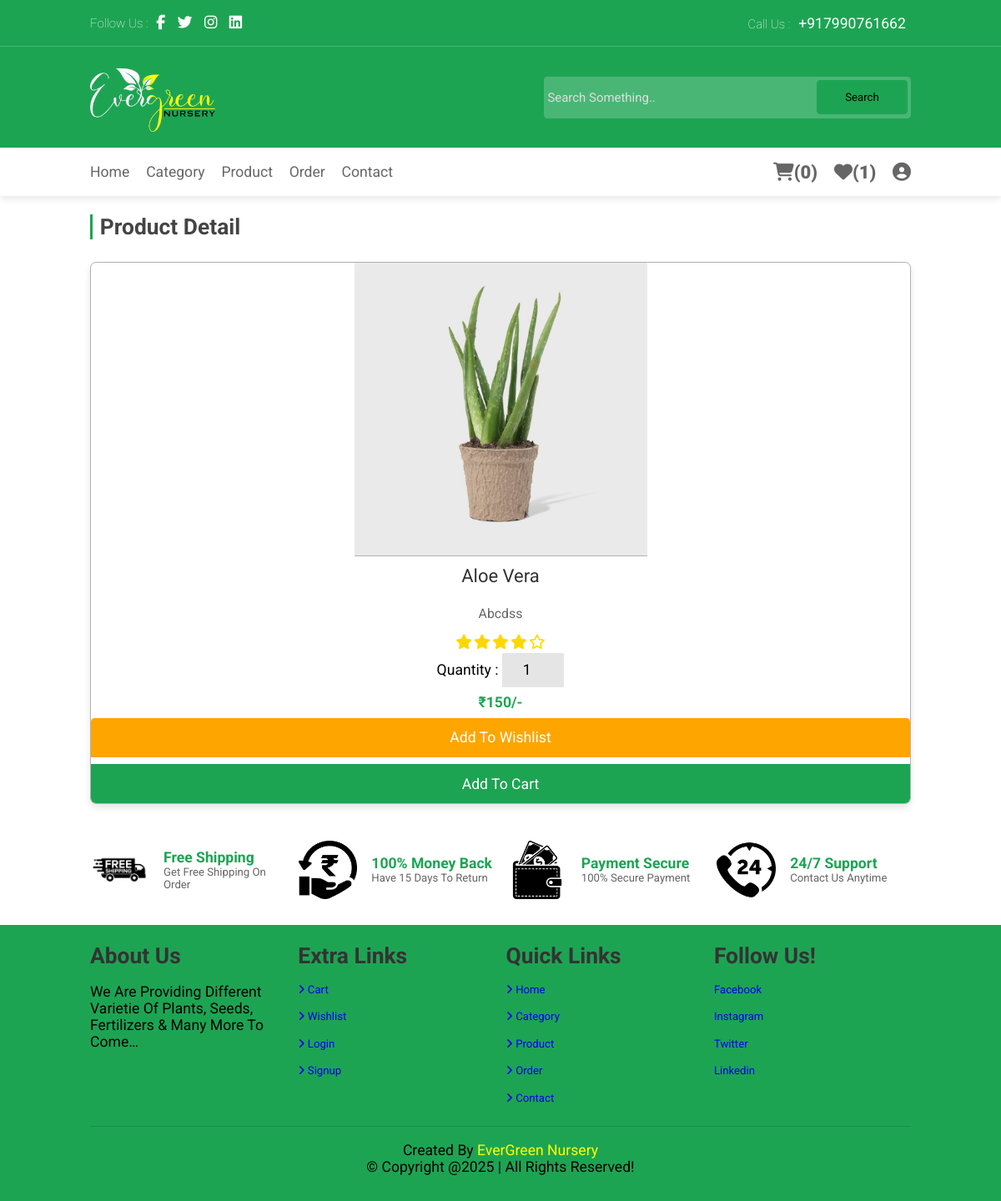
The page /Evergreen/Design/view_page.php?pid=2 (signed in) on the database its author committed.
### tables this page shows
CREATE TABLE `products` (
  `id` int(100) NOT NULL,
  `name` varchar(100) NOT NULL,
  `category` varchar(20) NOT NULL,
  `details` varchar(500) NOT NULL,
  `price` int(100) NOT NULL,
  `image` varchar(100) NOT NULL
);

### Evergreen/Design/view_page.php (the view, shortened to what this page needs)
<?php
@include 'config.php';
?>
<!DOCTYPE html>
<html lang="en">
<head>
        <link rel="stylesheet" href="https://cdnjs.cloudflare.com/ajax/libs/font-awesome/6.5.1/css/all.min.css">
    <link rel="stylesheet" href="style.css">
</head>
<body>
<?php include 'header.php'; ?>
<section class="quick-view">
    <h1 class="heading"> Product detail </h1>
    <div class="box-container">
        <?php
            $pid = $_GET['pid'];
            $select_products =$conn->prepare("SELECT * FROM `products` WHERE id = ?");
            $select_products->execute([$pid]);
            if($select_products->rowCount() > 0){
                while($fetch_products = $select_products->fetch(PDO::FETCH_ASSOC)){
        ?>
        <form class="box" method="post" enctype="multipart/form-data">
            <img src="img/<?= $fetch_products['image']; ?>">
            <div class="name"><?= $fetch_products['name']; ?></div>
            <div class="details"><?= $fetch_products['details']; ?></div>
            <div class="stars">
                <i class="fas fa-star"></i>
                <i class="fas fa-star"></i>
                <i class="fas fa-star"></i>
                <i class="fas fa-star"></i>
                <i class="far fa-star"></i>
            </div>
                <span>quantity : </span>
                <input type="number" min="1" max="50" value="1" name="p_qty" class="qty">
            <div class="price">₹<?= $fetch_products['price']; ?>/-</div>
            <input type="submit" value="add to wishlist" class="option-btn" name="add_to_wishlist">
            <input type="submit" value="add to cart" class="btn" name="add_to_cart">
        </form>
        <?php
                }
            }
            else{
                echo '<p class="empty">no products added yet</p>';
            }
        ?>
    </div>
</section>
    <section class="icons-container">
        <div class="icon">
            <img src="img/shipping.png" alt="">
            <div class="content">
                <h3>free shipping</h3>
                <p>get free shipping on order</p>
            </div>
        </div>
        <div class="icon">
            <img src="img/cashback.png" alt="">
            <div class="content">
                <h3>100% money back</h3>
                <p>have 15 days to return</p>
            </div>
        </div>
        <div class="icon">
            <img src="img/secure.png" alt="">
            <div class="content">
                <h3>payment secure</h3>
                <p>100% secure payment</p>
            </div>
        </div>
        <div class="icon">
            <img src="img/24_7.png" alt="">
            <div class="content">
                <h3>24/7 support</h3>
                <p>contact us anytime</p>
            </div>
        </div>
    </section>
<?php include 'footer.php'; ?>
</body>
</html>

### Evergreen/Design/style.css (style rules this page uses)
:root { --green:#1da453; }
* { font-family: 'Roboto', sans-serif; margin: 0; padding: 0; box-sizing: border-box; text-transform: capitalize; outline: none; border: none; text-decoration: none; transition: all .2s linear; }
html { font-size: 62.5%; overflow-x: hidden; scroll-behavior: smooth; scroll-padding-top: 7rem; }
section { padding: 1.5rem 9%; }
.heading { font-size: 3rem; color: #444; padding-left: 1rem; border-left: .4rem solid var(--green); margin-top: 1rem; margin-bottom: 3rem; }
.btn, .delete-btn, .option-btn { display: block; width: 100%; margin-top: 1rem; color: #fff; font-size: 2rem; padding: 1.5rem 3rem; text-transform: capitalize; cursor: pointer; text-align: center; }
.btn { background-color: var(--green); }
.option-btn { background-color: orange; }
.quick-view .box-container { display: flex; flex-wrap: wrap; gap: 2rem; }
.quick-view .box-container .box { flex: 1 1 30rem; border: .1rem solid rgba(0,0,0,.3); box-shadow: 0 .5rem 1rem rgba(0,0,0,.1); text-align: center; position: relative; overflow: hidden; border-radius: .80rem; }
.quick-view .box-container .box img { height: 40rem; border-bottom: .1rem solid rgba(0,0,0,.3); object-fit: cover; }
.quick-view .box-container .box .name { color: #333; font-size: 2.5rem; padding: 1rem 0; }
.quick-view .box-container .box .details { padding: 1rem 0; line-height: 2; font-size: 1.8rem; color: #666; }
.quick-view .box-container .box .stars i { color: gold; font-size: 2rem; }
.quick-view .box-container .box span { font-size: 2rem; }
.quick-view .box-container .box .qty { margin: .5rem 0; margin-bottom: 1rem; font-size: 2rem; padding: 1.2rem 1.4rem; text-align: center; background: rgba(0,0,0,.1); }
.quick-view .box-container .box .price { font-weight: bolder; color: var(--green); font-size: 2rem; }
.quick-view .box-container .box .btn { display: block; justify-content: center; border-bottom-right-radius: .5rem; border-bottom-left-radius: .5rem; }
.quick-view .box-container .box .option-btn { display: block; justify-content: center; border-top-right-radius: .5rem; border-top-left-radius: .5rem; }
.icons-container { display: flex; flex-wrap: wrap; gap: 2rem; }
.icons-container .icon { padding: 2rem 0; display: flex; align-items: center; flex: 1 1 25rem; }
.icons-container .icon img { height: 8rem; }
.icons-container .icon .content { padding-left: 2rem; }
.icons-container .icon .content h3 { font-size: 2rem; color: var(--green); }
.icons-container .icon .content p { font-size: 1.5rem; color: #666; }
@media (max-width:1200px) { html { font-size: 55%; } }

### rows shown on the page
products: image (picture), name "Aloe Vera", details "Abcdss", price "150"

### other values the page prints
$count_cart_items->rowCount() "0"
$count_wishlist_items->rowCount() "1"
